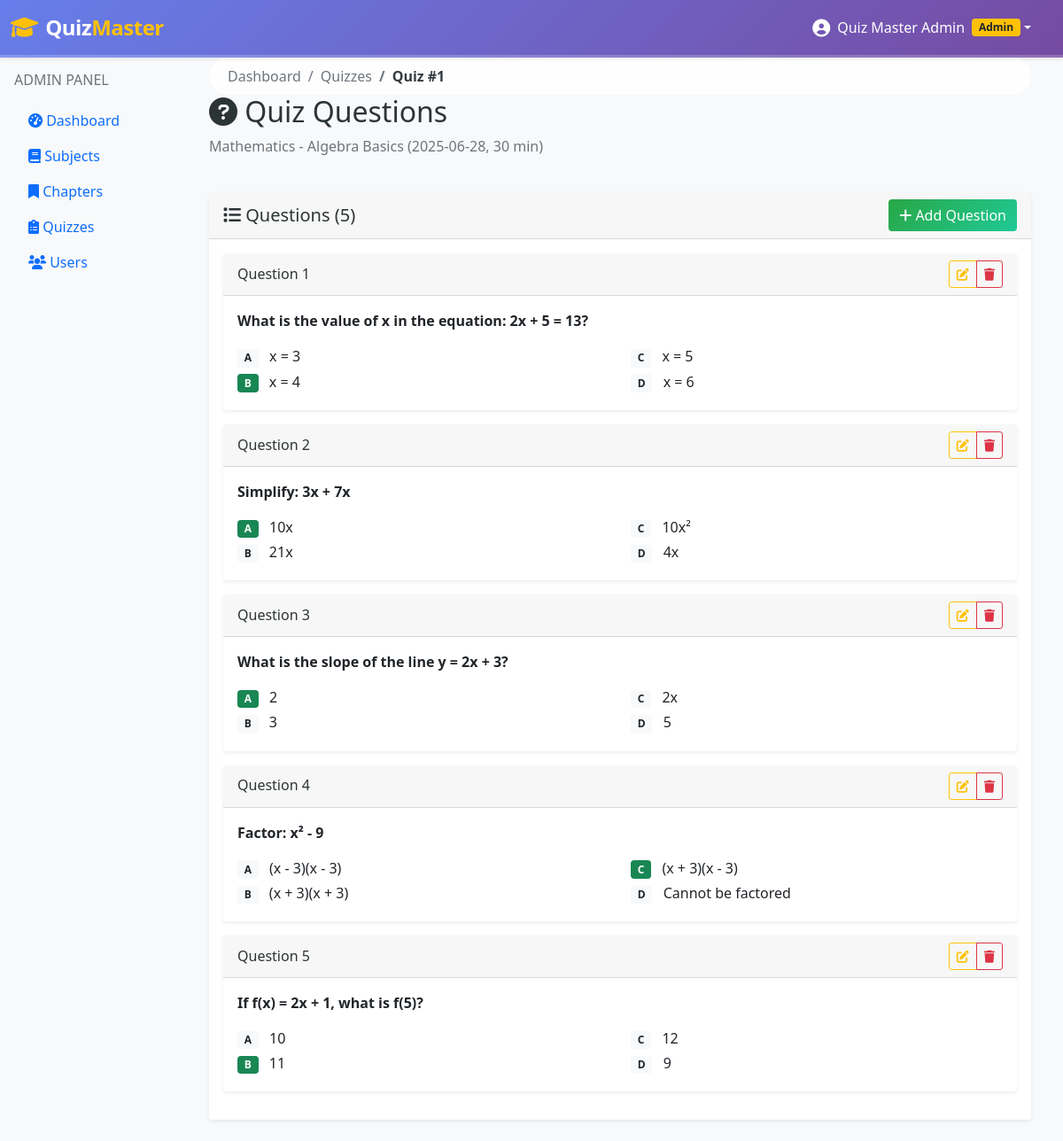
The app's page /admin/quizzes/1/questions (signed in) with its own data.
### models/quiz.py (models this page shows, shortened)
class Quiz(db.Model):
    id = db.Column(db.Integer, primary_key=True)
    chapter_id = db.Column(db.Integer, db.ForeignKey('chapter.id'), nullable=False)
    date_of_quiz = db.Column(db.Date, nullable=False)
    time_duration = db.Column(db.Integer, nullable=False)  # Duration in minutes
    remarks = db.Column(db.Text)
    created_at = db.Column(db.DateTime, default=datetime.utcnow)
    questions = db.relationship('Question', backref='quiz', lazy=True, cascade='all, delete-orphan')
    scores = db.relationship('Score', backref='quiz', lazy=True, cascade='all, delete-orphan')

### models/subject.py (models this page shows, shortened)
class Subject(db.Model):
    id = db.Column(db.Integer, primary_key=True)
    name = db.Column(db.String(100), nullable=False)
    description = db.Column(db.Text)
    created_at = db.Column(db.DateTime, default=datetime.utcnow)
    chapters = db.relationship('Chapter', backref='subject', lazy=True, cascade='all, delete-orphan')

### models/chapter.py (models this page shows, shortened)
class Chapter(db.Model):
    id = db.Column(db.Integer, primary_key=True)
    name = db.Column(db.String(100), nullable=False)
    description = db.Column(db.Text)
    subject_id = db.Column(db.Integer, db.ForeignKey('subject.id'), nullable=False)
    created_at = db.Column(db.DateTime, default=datetime.utcnow)
    quizzes = db.relationship('Quiz', backref='chapter', lazy=True, cascade='all, delete-orphan')

### models/question.py (models this page shows, shortened)
class Question(db.Model):
    id = db.Column(db.Integer, primary_key=True)
    quiz_id = db.Column(db.Integer, db.ForeignKey('quiz.id'), nullable=False)
    question_statement = db.Column(db.Text, nullable=False)
    option1 = db.Column(db.String(200), nullable=False)
    option2 = db.Column(db.String(200), nullable=False)
    option3 = db.Column(db.String(200), nullable=False)
    option4 = db.Column(db.String(200), nullable=False)
    correct_option = db.Column(db.Integer, nullable=False)  # 1, 2, 3, or 4
    created_at = db.Column(db.DateTime, default=datetime.utcnow)

### controllers/admin.py (the view)
    def decorated_function(*args, **kwargs):
        if not is_logged_in() or not is_admin():
            flash('Access denied', 'error')
            return redirect(url_for('auth.login'))
        return f(*args, **kwargs)

### controllers/admin.py (called while the page is built)
def is_logged_in():
    return 'user_id' in session

def is_admin():
    return session.get('is_admin', False)

def admin_required(f):
    def decorated_function(*args, **kwargs):
        if not is_logged_in() or not is_admin():
            flash('Access denied', 'error')
            return redirect(url_for('auth.login'))
        return f(*args, **kwargs)
    decorated_function.__name__ = f.__name__
    return decorated_function

@admin_bp.route('/quizzes/<int:quiz_id>/questions')
@admin_required
def quiz_questions(quiz_id):
    quiz = Quiz.query.get_or_404(quiz_id)
    questions = Question.query.filter_by(quiz_id=quiz_id).all()
    return render_template('admin/quiz_questions.html', quiz=quiz, questions=questions)

### templates/admin/quiz_questions.html (shortened to what this page needs)
{% extends "base.html" %}
{% block content %}
<div class="container-fluid">
    <div class="row mb-4">
        <div class="col-12">
            <nav aria-label="breadcrumb">
                <ol class="breadcrumb">
                    <li class="breadcrumb-item"><a href="{{ url_for('admin.dashboard') }}">Dashboard</a></li>
                    <li class="breadcrumb-item"><a href="{{ url_for('admin.quizzes') }}">Quizzes</a></li>
                    <li class="breadcrumb-item active">Quiz #{{ quiz.id }}</li>
                </ol>
            </nav>
            <h2><i class="fas fa-question-circle"></i> Quiz Questions</h2>
            <p class="text-muted">
                {{ quiz.chapter.subject.name }} - {{ quiz.chapter.name }}
                ({{ quiz.date_of_quiz.strftime('%Y-%m-%d') }}, {{ quiz.time_duration }} min)
            </p>
        </div>
    </div>
    <div class="row mb-4">
        <div class="col-12">
            <div class="card">
                <div class="card-header">
                    <div class="d-flex justify-content-between align-items-center">
                        <h5 class="mb-0"><i class="fas fa-list"></i> Questions ({{ questions|length }})</h5>
                        <a href="{{ url_for('admin.add_question', quiz_id=quiz.id) }}" class="btn btn-primary">
                            <i class="fas fa-plus"></i> Add Question
                        </a>
                    </div>
                </div>
                <div class="card-body">
                    {% if questions %}
                        {% for question in questions %}
                            <div class="card mb-3">
                                <div class="card-header">
                                    <div class="d-flex justify-content-between align-items-center">
                                        <h6 class="mb-0">Question {{ loop.index }}</h6>
                                        <div class="btn-group btn-group-sm">
                                            <button class="btn btn-outline-warning">
                                                <i class="fas fa-edit"></i>
                                            </button>
                                            <button class="btn btn-outline-danger">
                                                <i class="fas fa-trash"></i>
                                            </button>
                                        </div>
                                    </div>
                                </div>
                                <div class="card-body">
                                    <p class="fw-bold">{{ question.question_statement }}</p>
                                    <div class="row">
                                        <div class="col-md-6">
                                            <p class="mb-1">
                                                <span class="badge bg-{{ 'success' if question.correct_option == 1 else 'light text-dark' }} me-2">A</span>
                                                {{ question.option1 }}
                                            </p>
                                            <p class="mb-1">
                                                <span class="badge bg-{{ 'success' if question.correct_option == 2 else 'light text-dark' }} me-2">B</span>
                                                {{ question.option2 }}
                                            </p>
                                        </div>
                                        <div class="col-md-6">
                                            <p class="mb-1">
                                                <span class="badge bg-{{ 'success' if question.correct_option == 3 else 'light text-dark' }} me-2">C</span>
                                                {{ question.option3 }}
                                            </p>
                                            <p class="mb-1">
                                                <span class="badge bg-{{ 'success' if question.correct_option == 4 else 'light text-dark' }} me-2">D</span>
                                                {{ question.option4 }}
                                            </p>
                                        </div>
                                    </div>
                                </div>
                            </div>
                        {% endfor %}
                    {% endif %}
                </div>
            </div>
        </div>
    </div>
</div>
{% endblock %}

### static/css/style.css (style rules this page uses)
body { background-color: #f8f9fa; }
.card { border: none; box-shadow: 0 0.125rem 0.25rem rgba(0, 0, 0, 0.075); transition: box-shadow 0.15s ease-in-out; position: relative; z-index: 1; }
.breadcrumb { background: rgba(255, 255, 255, 0.8); border-radius: 25px; padding: 8px 20px; margin-bottom: 0; backdrop-filter: blur(10px); border: 1px solid rgba(255, 255, 255, 0.2); }
.breadcrumb-item a { color: #6c757d; text-decoration: none; transition: color 0.3s ease; }
.breadcrumb-item.active { color: #343a40; font-weight: 600; }
* { transition: color 0.3s ease, background-color 0.3s ease, transform 0.3s ease, box-shadow 0.3s ease; }
h1, h2, h3, h4, h5, h6 { color: #2d3436 !important; }
.btn-primary { background: linear-gradient(135deg, #28a745 0%, #20c997 100%); border: none; color: white; }

### records on screen
Quiz: id "1", date_of_quiz "2025-06-28", time_duration "30"
Subject: chapter.subject.name "Mathematics"
Chapter: chapter.name "Algebra Basics"
Question: question_statement "What is the value of x in the equation: 2x + 5 = 13?", option1 "x = 3", option2 "x = 4", option3 "x = 5", option4 "x = 6"
Question: question_statement "Simplify: 3x + 7x", option1 "10x", option2 "21x", option3 "10x²", option4 "4x"
Question: question_statement "What is the slope of the line y = 2x + 3?", option1 "2", option2 "3", option3 "2x", option4 "5"
Question: question_statement "Factor: x² - 9", option1 "(x - 3)(x - 3)", option2 "(x + 3)(x + 3)", option3 "(x + 3)(x - 3)", option4 "Cannot be factored"
Question: question_statement "If f(x) = 2x + 1, what is f(5)?", option1 "10", option2 "11", option3 "12", option4 "9"

### other values on screen
{{ session.full_name }} "Quiz Master Admin"
{{ questions|length }} "5"
